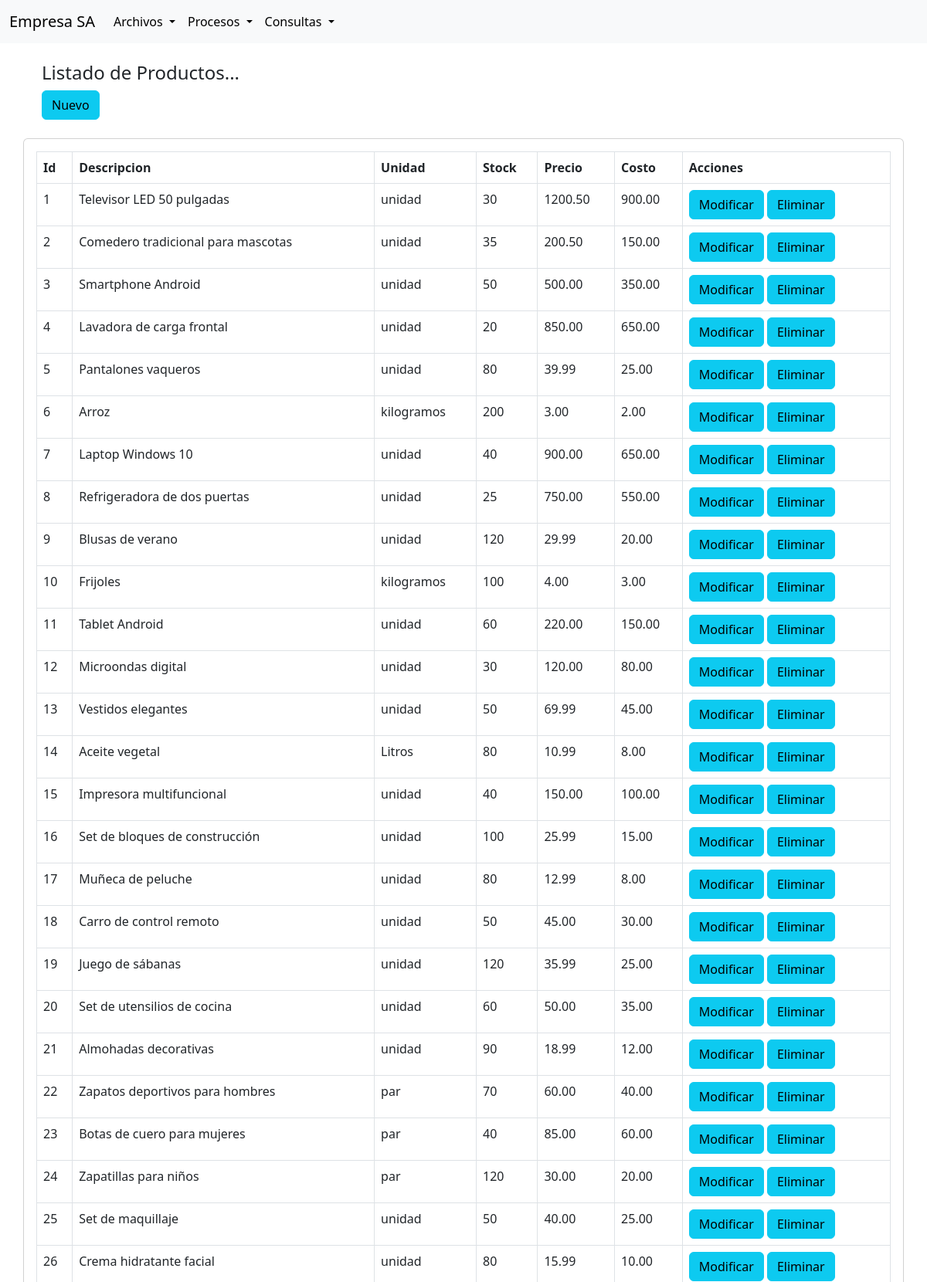
The page /producto_lista.php (signed in, upper part) on the database its author committed.
### tables this page shows
CREATE TABLE `producto` (
  `id` int(11) NOT NULL,
  `nombre_producto` varchar(50) NOT NULL,
  `unidad_medida` varchar(15) NOT NULL,
  `stock` int(11) NOT NULL,
  `descripcion` varchar(256) DEFAULT NULL,
  `precio_unidad` decimal(10,2) NOT NULL,
  `costo_unidad` decimal(10,2) NOT NULL,
  `id_linea` int(11) DEFAULT NULL
);

### clases/producto.php (called while the page is built, shortened)
<?php
class Producto {
    private $conn;
    public function conectar_db($cn){
        $this->conn = $cn;
    }
    public function listaprodu(){
        $sql = "SELECT * FROM producto";
        $res = mysqli_query($this->conn, $sql);
        return $res;
    }
}
?>

### producto_lista.php (the view, shortened to what this page needs)
<?php
include_once('header.php');
include_once('clases/producto.php');
$conexion = connect_db();
$oproducto = new Producto();
$oproducto->conectar_db($conexion);
$datos_produ = $oproducto->listaprodu();
if ($datos_produ) {
    ?>
    <div class="container p-12">
        <div class="row">
        <div class="container p-4">
        <h4>Listado de Productos...</h4>
        <a href="producto_agregaForm.php" class="btn btn-info add-new">Nuevo</a>
        </div>
        <div class="card card-body">
            <table class="table table-bordered">
            <thead>
                <tr>
                    <th>Id</th>
                    <th>Descripcion</th>
                    <th>Unidad</th>
                    <th>Stock</th>
                    <th>Precio</th>
                    <th>Costo</th>
                    <th>Acciones</th>
                </tr>
            </thead>
            <tbody>
    <?php
    while ($row = mysqli_fetch_array($datos_produ)) {
        $id = $row['id'];
        $nombre = $row['nombre_producto'];
        $unidad = $row['unidad_medida'];
        $cantidad = $row['stock'];
        $precio = $row['precio_unidad'];
        $costo = $row['costo_unidad'];
        ?>
            <tr>
                <td><?php echo $id; ?></td>
                <td><?php echo $nombre; ?></td>
                <td><?php echo $unidad; ?></td>
                <td><?php echo $cantidad; ?></td>
                <td><?php echo $precio; ?></td>
                <td><?php echo $costo; ?></td>
                <td>
                <a href="producto_modifica.php?codigo=<?php echo $id; ?>" class="btn btn-info add-new">Modificar</a>
                <a href="producto_elimina.php?codigo=<?php echo $id; ?>" class="btn btn-info add-new">Eliminar</a>
                </td>
            </tr>
         <?php
    }
    ?>
    </tbody>
   </table>
            </div>
        </div>
    </div>
<?php
}
include_once('footer.php');
?>

### rows shown on the page
producto: id "1", nombre_producto "Televisor LED 50 pulgadas", unidad_medida "unidad", stock "30", precio_unidad "1200.50", costo_unidad "900.00"
producto: id "2", nombre_producto "Comedero tradicional para mascotas", unidad_medida "unidad", stock "35", precio_unidad "200.50", costo_unidad "150.00"
producto: id "3", nombre_producto "Smartphone Android", unidad_medida "unidad", stock "50", precio_unidad "500.00", costo_unidad "350.00"
producto: id "4", nombre_producto "Lavadora de carga frontal", unidad_medida "unidad", stock "20", precio_unidad "850.00", costo_unidad "650.00"
producto: id "5", nombre_producto "Pantalones vaqueros", unidad_medida "unidad", stock "80", precio_unidad "39.99", costo_unidad "25.00"
producto: id "6", nombre_producto "Arroz", unidad_medida "kilogramos", stock "200", precio_unidad "3.00", costo_unidad "2.00"
producto: id "7", nombre_producto "Laptop Windows 10", unidad_medida "unidad", stock "40", precio_unidad "900.00", costo_unidad "650.00"
producto: id "8", nombre_producto "Refrigeradora de dos puertas", unidad_medida "unidad", stock "25", precio_unidad "750.00", costo_unidad "550.00"
producto: id "9", nombre_producto "Blusas de verano", unidad_medida "unidad", stock "120", precio_unidad "29.99", costo_unidad "20.00"
producto: id "10", nombre_producto "Frijoles", unidad_medida "kilogramos", stock "100", precio_unidad "4.00", costo_unidad "3.00"
producto: id "11", nombre_producto "Tablet Android", unidad_medida "unidad", stock "60", precio_unidad "220.00", costo_unidad "150.00"
producto: id "12", nombre_producto "Microondas digital", unidad_medida "unidad", stock "30", precio_unidad "120.00", costo_unidad "80.00"
producto: id "13", nombre_producto "Vestidos elegantes", unidad_medida "unidad", stock "50", precio_unidad "69.99", costo_unidad "45.00"
producto: id "14", nombre_producto "Aceite vegetal", unidad_medida "Litros", stock "80", precio_unidad "10.99", costo_unidad "8.00"
producto: id "15", nombre_producto "Impresora multifuncional", unidad_medida "unidad", stock "40", precio_unidad "150.00", costo_unidad "100.00"
producto: id "16", nombre_producto "Set de bloques de construcción", unidad_medida "unidad", stock "100", precio_unidad "25.99", costo_unidad "15.00"
producto: id "17", nombre_producto "Muñeca de peluche", unidad_medida "unidad", stock "80", precio_unidad "12.99", costo_unidad "8.00"
producto: id "18", nombre_producto "Carro de control remoto", unidad_medida "unidad", stock "50", precio_unidad "45.00", costo_unidad "30.00"
producto: id "19", nombre_producto "Juego de sábanas", unidad_medida "unidad", stock "120", precio_unidad "35.99", costo_unidad "25.00"
producto: id "20", nombre_producto "Set de utensilios de cocina", unidad_medida "unidad", stock "60", precio_unidad "50.00", costo_unidad "35.00"
producto: id "21", nombre_producto "Almohadas decorativas", unidad_medida "unidad", stock "90", precio_unidad "18.99", costo_unidad "12.00"
producto: id "22", nombre_producto "Zapatos deportivos para hombres", unidad_medida "par", stock "70", precio_unidad "60.00", costo_unidad "40.00"
producto: id "23", nombre_producto "Botas de cuero para mujeres", unidad_medida "par", stock "40", precio_unidad "85.00", costo_unidad "60.00"
producto: id "24", nombre_producto "Zapatillas para niños", unidad_medida "par", stock "120", precio_unidad "30.00", costo_unidad "20.00"
producto: id "25", nombre_producto "Set de maquillaje", unidad_medida "unidad", stock "50", precio_unidad "40.00", costo_unidad "25.00"
producto: id "26", nombre_producto "Crema hidratante facial", unidad_medida "unidad", stock "80", precio_unidad "15.99", costo_unidad "10.00"
